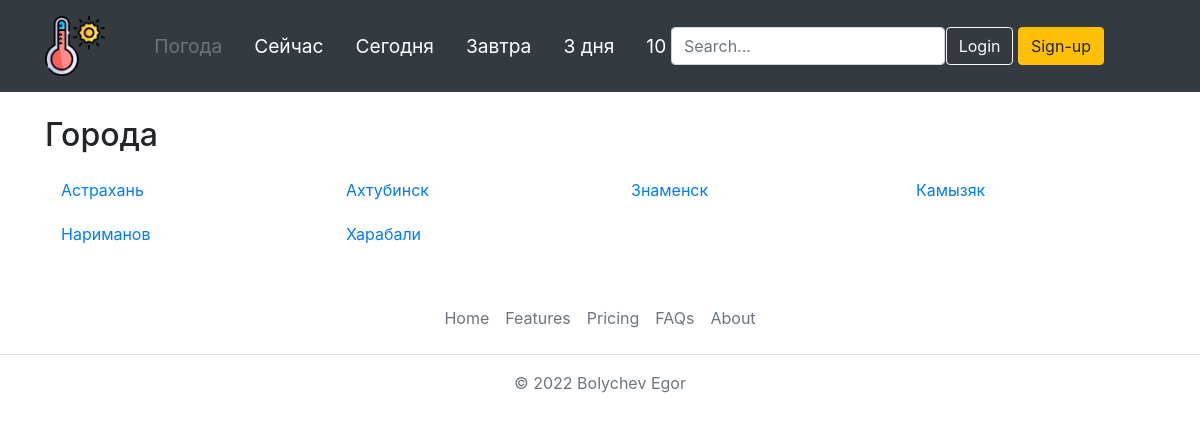
The page /weather/regrion/Astrahanskaja/ on the database its author committed.
### weatherforecast/models.py (models this page shows)
class CitiesModel(models.Model):
    cityName = models.CharField(max_length=100, verbose_name='City')
    slug = models.SlugField(max_length=255, unique=True, db_index=True, verbose_name='slug')
    lat = models.FloatField(verbose_name='latitude')
    lon = models.FloatField(verbose_name='longitude')
    reg = models.ForeignKey('RegionsModel', on_delete=models.CASCADE, verbose_name='region')
    def __str__(self):
        return self.cityName
    def get_absolute_url(self):
        return reverse('city_now', kwargs={'city_slug': self.slug})

### weatherforecast/views.py (the view)
# urls.py: path('regrion/<slug:reg_slug>/', SingleRegionView.as_view(), name='region'),
class SingleRegionView(ListView):
    model = CitiesModel
    slug_url_kwarg = 'reg_slug'
    template_name = 'weatherforecast/region_cities.html'
    context_object_name = 'cities'
    def get_queryset(self):
        return CitiesModel.objects.filter(reg__slug=self.kwargs['reg_slug']).all()

### weatherforecast/templates/weatherforecast/region_cities.html
{% extends 'weatherforecast/base.html' %}
{% block content %}
<div class="container">
    <h2  class="mb-3">Города</h2>
    <div class="row">
        {% for city in cities %}
        <div class="mb-1 col-3">
            <ul class="list-group">
                <li class="d-flex justify-content-between align-items-center"><a class="nav-link" href="{{ city.get_absolute_url }}">{{ city }}</a></li>
            </ul>
        </div>
        {% endfor %}
    </div>
</div>
{% endblock %}

### weatherforecast/static/weatherforecast/css/styles.css (style rules this page uses)
html { position: relative; min-height: 100%; }
body { margin-bottom: 60px; }

### rows shown on the page
CitiesModel: cityName "Астрахань"
CitiesModel: cityName "Ахтубинск"
CitiesModel: cityName "Знаменск"
CitiesModel: cityName "Камызяк"
CitiesModel: cityName "Нариманов"
CitiesModel: cityName "Харабали"
